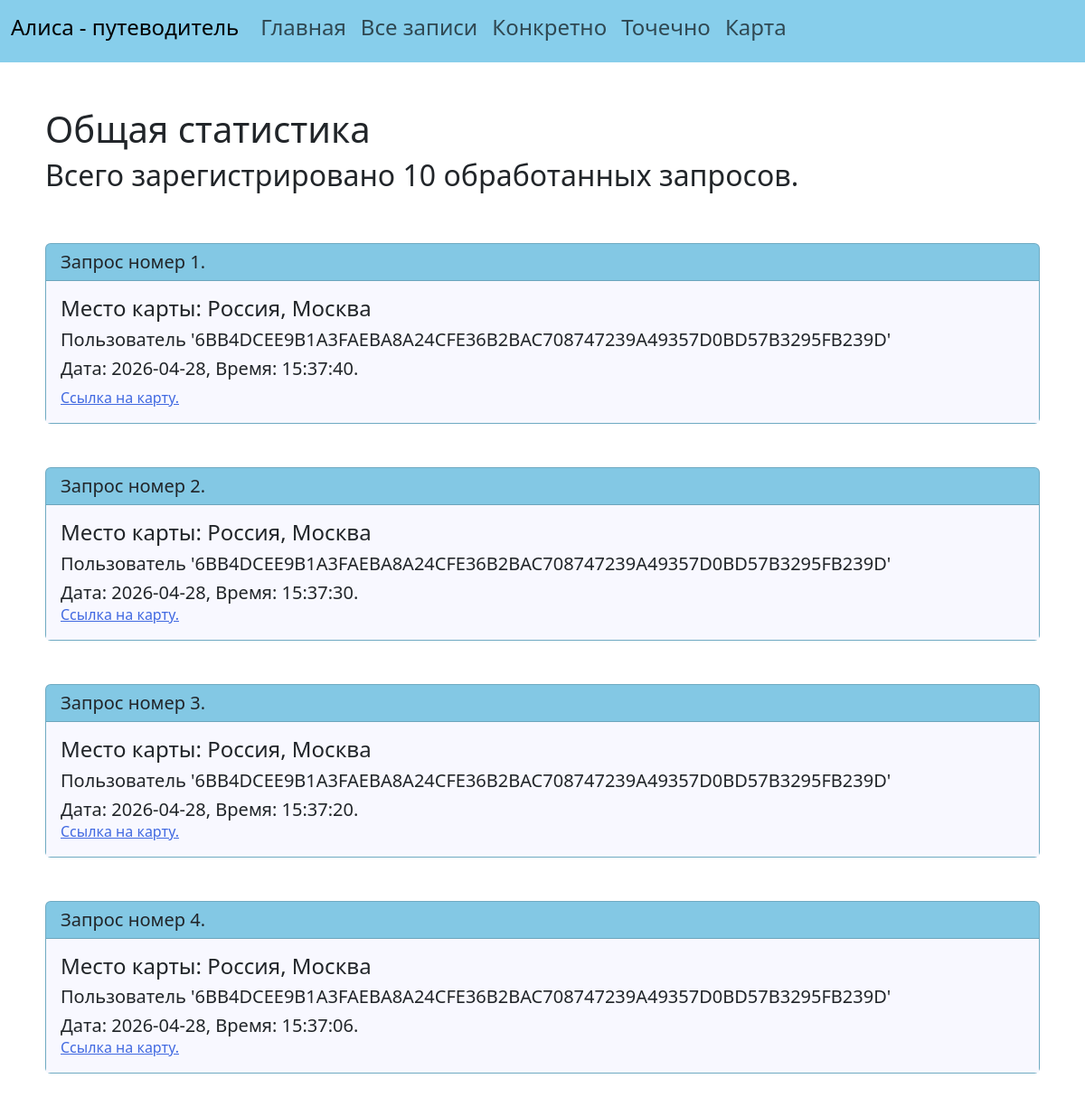
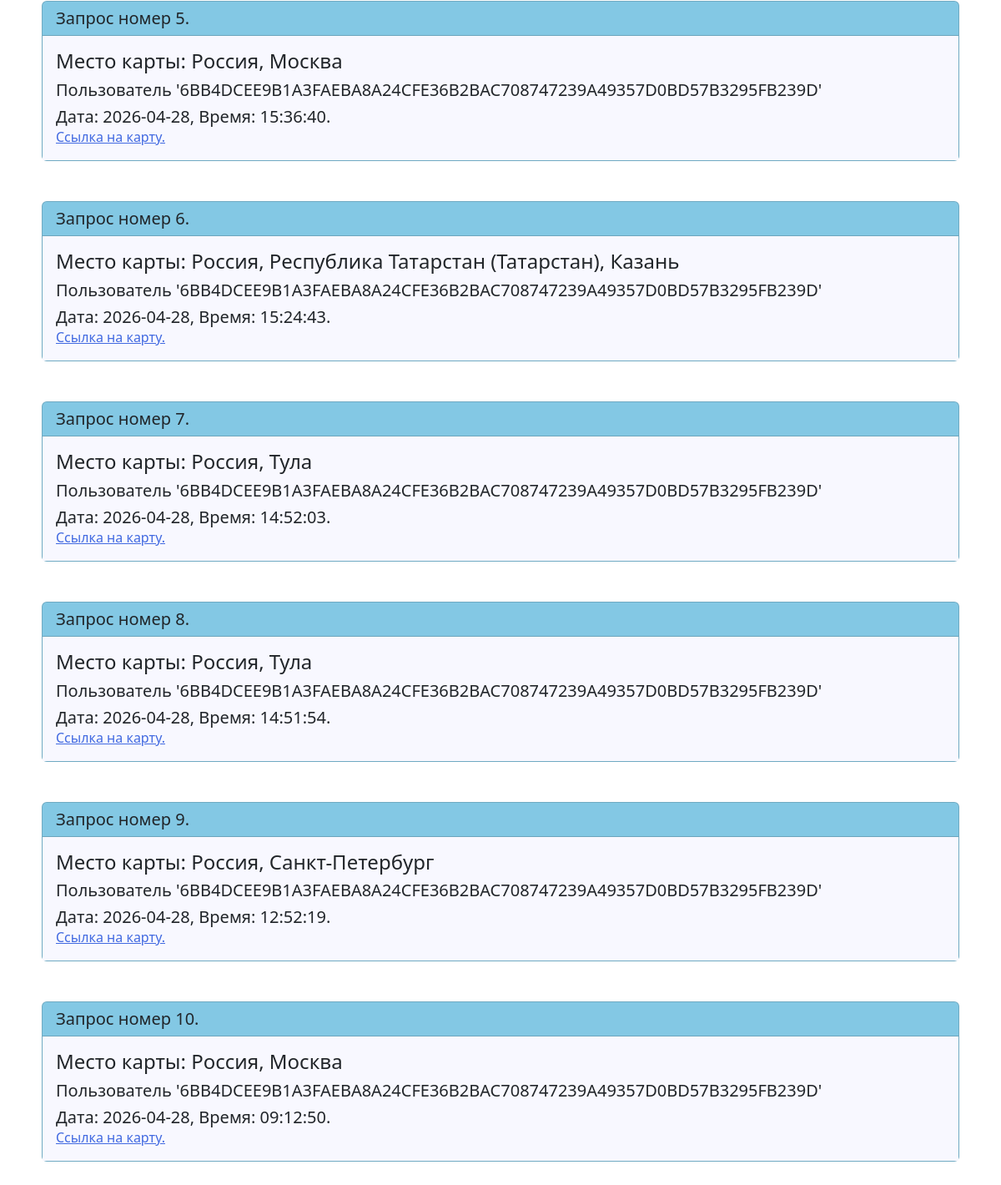
Page /general_statistics on the earlier database version (2 pictures, top to bottom).
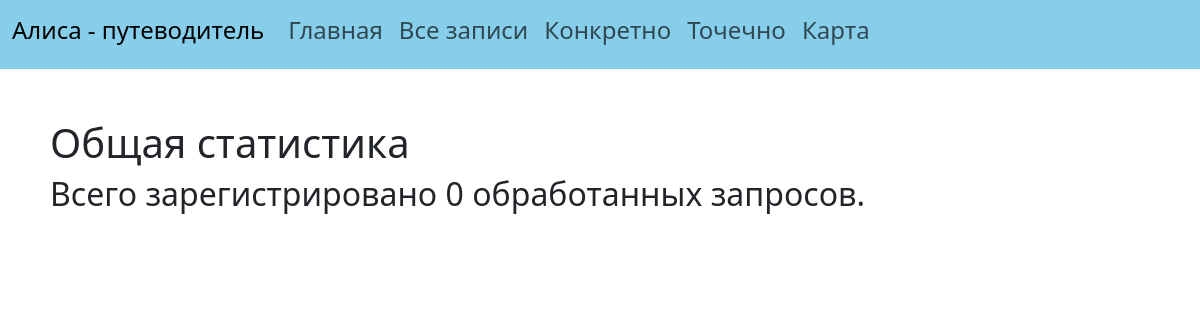
Same page on the later database version.
### data/statistics.py (models this page shows)
class Statistics(SqlAlchemyBase):
    __tablename__ = 'statistics'
    id = sqlalchemy.Column(sqlalchemy.Integer, primary_key=True, autoincrement=True)
    user_id = sqlalchemy.Column(sqlalchemy.String, nullable=True)
    url = sqlalchemy.Column(sqlalchemy.String, nullable=False)
    picture_id = sqlalchemy.Column(sqlalchemy.String, nullable=False)
    full_name_place = sqlalchemy.Column(sqlalchemy.String, nullable=False)
    created_date = sqlalchemy.Column(sqlalchemy.DateTime, default=datetime.datetime.now)

### main.py (the view)
@app.route('/general_statistics')
def general_statistics():
    db_sess = db_session.create_session()
    requests = db_sess.query(Statistics).all()
    transform_list = list(map(lambda x: [x.full_name_place, x.user_id,
                                         x.created_date.strftime("Дата: %Y-%m-%d, Время: %H:%M:%S"), x.url], requests))[
        ::-1]
    return render_template('general_statistics.html',
                           number=len(transform_list), requests=transform_list)

### data/db_session.py (called while the page is built)
def create_session() -> Session:
    global __factory
    return __factory()

### templates/general_statistics.html
{% extends "base.html" %}
{% set title = 'Общая Статистика' %}
{% block content %}
    <h1>Общая статистика</h1>
    <h2>Всего зарегистрировано {{number}} обработанных запросов.</h2>
    <br>
    <br>
    {% for line in requests %}
        <div class="card" style="background-color: skyblue">
            <h5 class="card-header">Запрос номер {{loop.index}}.</h5>
            <div class="card-body" style="background-color: ghostwhite">
                <h4 class="card-title">Место карты: {{line[0]}}</h4>
                <h5 class="card-text">Пользователь '{{line[1]}}'</h5>
                <h5 class="card-text">{{line[2]}}.</h5>
                <a target="_blank" href={{line[3]}} class="card-text">Ссылка на карту.<a/>
            </div>
        </div>
        <br>
        <br>
    {% endfor %}
{% endblock %}

### templates/base.html (shortened to what this page needs)
<!DOCTYPE html>
<html lang="rus">
    <head>
        <link href="https://cdn.jsdelivr.net/npm/bootstrap@5.3.3/dist/css/bootstrap.min.css" rel="stylesheet"
>
        <link rel="stylesheet" type="text/css" href="../static/css/style.css" />
        <nav class="navbar navbar-expand-lg">
            <div class="container-fluid">
                <div class="collapse navbar-collapse" id="navbarSupportedContent">
                    <a class="navbar-brand" href="/"><h4>Алиса - путеводитель</h4></a>
                    <ul class="navbar-nav me-auto mb-2 mb-lg-0">
                        <li class="nav-item">
                        <a class="nav-link" href="/"><h4>Главная</h4></a>
                        </li>
                        <li class="nav-item">
                        <a class="nav-link" href="/general_statistics"><h4>Все записи</h4></a>
                        </li>
                        <li class="nav-item">
                        <a class="nav-link" href="/user_statistics"><h4>Конкретно</h4></a>
                        </li>
                        <li class="nav-item">
                        <a class="nav-link" href="/statistics_of_users_and_places"><h4>Точечно</h4></a>
                        </li>
                        <li class="nav-item">
                        <a class="nav-link" href="/last_map"><h4>Карта</h4></a>
                        </li>
                    </ul>
                </div>
            </div>
        </nav>
    </head>
    <body>
        <div style="padding: 50px">
            {% block content %}{% endblock %}
        </div>
    </body>
</html>

### static/css/style.css (style rules this page uses)
nav { background-color: skyblue }
a { color: royalblue }

Differences in the rows shown:
removed Statistics: full_name_place "Россия, Москва", user "6BB4DCEE9B1A3FAEBA8A24CFE36B2BAC708747239A49357D0BD57B3295FB239D", line "Дата: 2026-04-28, Время: 15:37:40"
removed Statistics: full_name_place "Россия, Москва", user "6BB4DCEE9B1A3FAEBA8A24CFE36B2BAC708747239A49357D0BD57B3295FB239D", line "Дата: 2026-04-28, Время: 15:37:30"
removed Statistics: full_name_place "Россия, Москва", user "6BB4DCEE9B1A3FAEBA8A24CFE36B2BAC708747239A49357D0BD57B3295FB239D", line "Дата: 2026-04-28, Время: 15:37:20"
removed Statistics: full_name_place "Россия, Москва", user "6BB4DCEE9B1A3FAEBA8A24CFE36B2BAC708747239A49357D0BD57B3295FB239D", line "Дата: 2026-04-28, Время: 15:37:06"
removed Statistics: full_name_place "Россия, Москва", user "6BB4DCEE9B1A3FAEBA8A24CFE36B2BAC708747239A49357D0BD57B3295FB239D", line "Дата: 2026-04-28, Время: 15:36:40"
removed Statistics: full_name_place "Россия, Республика Татарстан (Татарстан), Казань", user "6BB4DCEE9B1A3FAEBA8A24CFE36B2BAC708747239A49357D0BD57B3295FB239D", line "Дата: 2026-04-28, Время: 15:24:43"
removed Statistics: full_name_place "Россия, Тула", user "6BB4DCEE9B1A3FAEBA8A24CFE36B2BAC708747239A49357D0BD57B3295FB239D", line "Дата: 2026-04-28, Время: 14:52:03"
removed Statistics: full_name_place "Россия, Тула", user "6BB4DCEE9B1A3FAEBA8A24CFE36B2BAC708747239A49357D0BD57B3295FB239D", line "Дата: 2026-04-28, Время: 14:51:54"
removed Statistics: full_name_place "Россия, Санкт-Петербург", user "6BB4DCEE9B1A3FAEBA8A24CFE36B2BAC708747239A49357D0BD57B3295FB239D", line "Дата: 2026-04-28, Время: 12:52:19"
removed Statistics: full_name_place "Россия, Москва", user "6BB4DCEE9B1A3FAEBA8A24CFE36B2BAC708747239A49357D0BD57B3295FB239D", line "Дата: 2026-04-28, Время: 09:12:50"
Other differences:
{{ number }}: "10" → "0"
